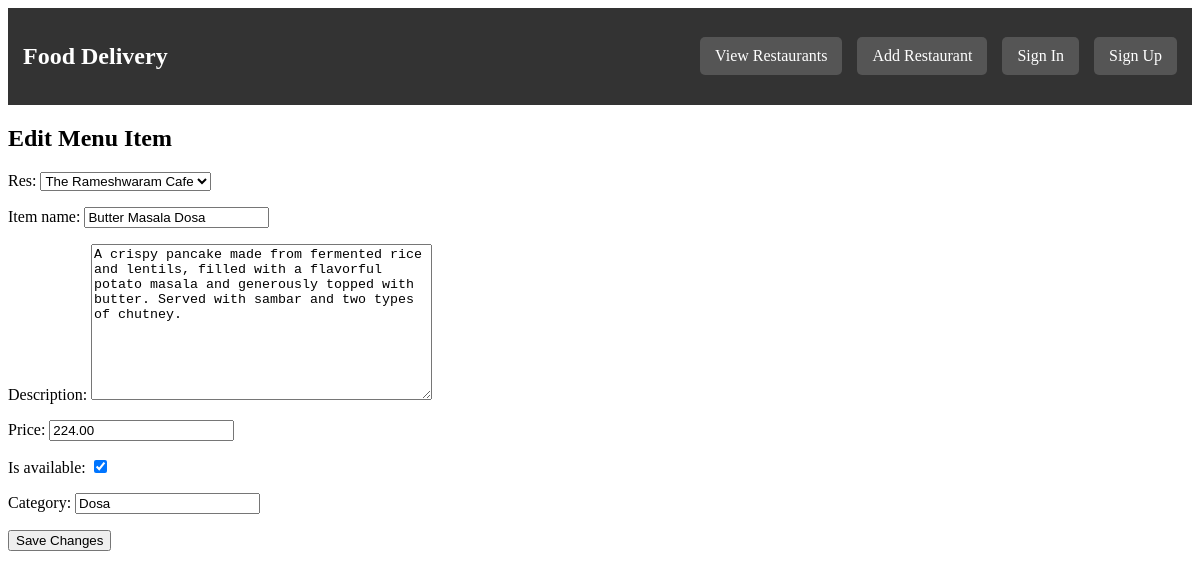
Screenshot of /update_menu/15/ with the database file from the repository.
### delivery/models.py (models this page shows, shortened)
class Menu(models.Model):
    res = models.ForeignKey(Restaurant, on_delete= models.CASCADE)
    item_name = models.CharField(max_length=100)
    description = models.TextField(blank=True, null=True)
    price = models.DecimalField(max_digits=6, decimal_places=2)
    is_available = models.BooleanField(default=True)
    category = models.CharField(max_length=50)

### delivery/views.py (the view)
# urls.py: path('update_menu/<int:id>/', views.update_menu, name='update_menu'),
def update_menu(request, id):
    menu_item =Menu.objects.get(pk=id)
    if request.method == "POST":
        form = MenuForm(request.POST, instance=menu_item)
        if form.is_valid():
            form.save()
            return redirect('delivery:view_menu', id=menu_item.res.id)  # Ensure redirect uses correct name
    else:
        form = MenuForm(instance=menu_item)
    return render(request, 'delivery/update_menu.html', {'form': form, 'menu_item': menu_item})

### delivery/forms.py
class MenuForm(forms.ModelForm):
    class Meta:
        model = Menu
        fields = ["res", "item_name", "description", "price", "is_available", "category"]

### delivery/models.py (called while the page is built)
    def __str__(self):
        return self.res_name

### delivery/templates/delivery/update_menu.html (shortened to what this page needs)
{% extends "delivery/base.html" %}
{% block content %}
    <h2>Edit Menu Item</h2>
    <form method="post">
        {{ form.as_p }}
        <button type="submit">Save Changes</button>
    </form>
{% endblock %}

### rows the page displays
Menu: res "The Rameshwaram Cafe", item_name "Butter Masala Dosa", description "A crispy pancake made from fermented rice and lentils, filled with a flavorful potato masala and generously topped with butter. Served with sambar and two types of chutney.", price "224.00", is_available "☑", category "Dosa"
